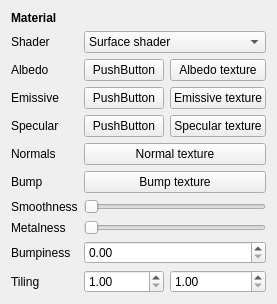
<?xml version="1.0" encoding="UTF-8"?>
<ui version="4.0">
 <class>MaterialWidget</class>
 <widget class="QWidget" name="MaterialWidget">
  <property name="geometry">
   <rect>
    <x>0</x>
    <y>0</y>
    <width>251</width>
    <height>284</height>
   </rect>
  </property>
  <property name="windowTitle">
   <string>Form</string>
  </property>
  <layout class="QGridLayout" name="gridLayout">
   <item row="11" column="0">
    <widget class="QLabel" name="label_9">
     <property name="text">
      <string>Tiling</string>
     </property>
    </widget>
   </item>
   <item row="8" column="1" colspan="2">
    <widget class="QSlider" name="sliderSmoothness">
     <property name="sizePolicy">
      <sizepolicy hsizetype="Expanding" vsizetype="Fixed">
       <horstretch>0</horstretch>
       <verstretch>0</verstretch>
      </sizepolicy>
     </property>
     <property name="maximum">
      <number>255</number>
     </property>
     <property name="orientation">
      <enum>Qt::Horizontal</enum>
     </property>
    </widget>
   </item>
   <item row="0" column="0">
    <widget class="QLabel" name="label">
     <property name="font">
      <font>
       <weight>75</weight>
       <bold>true</bold>
      </font>
     </property>
     <property name="text">
      <string>Material</string>
     </property>
    </widget>
   </item>
   <item row="7" column="0">
    <widget class="QLabel" name="label_6">
     <property name="text">
      <string>Bump</string>
     </property>
    </widget>
   </item>
   <item row="4" column="2">
    <widget class="QPushButton" name="buttonEmissiveTexture">
     <property name="sizePolicy">
      <sizepolicy hsizetype="Expanding" vsizetype="Fixed">
       <horstretch>0</horstretch>
       <verstretch>0</verstretch>
      </sizepolicy>
     </property>
     <property name="text">
      <string>Emissive texture</string>
     </property>
    </widget>
   </item>
   <item row="2" column="0">
    <widget class="QLabel" name="label_2">
     <property name="text">
      <string>Albedo</string>
     </property>
    </widget>
   </item>
   <item row="6" column="0">
    <widget class="QLabel" name="label_5">
     <property name="text">
      <string>Normals</string>
     </property>
    </widget>
   </item>
   <item row="2" column="2">
    <widget class="QPushButton" name="buttonAlbedoTexture">
     <property name="sizePolicy">
      <sizepolicy hsizetype="Expanding" vsizetype="Fixed">
       <horstretch>0</horstretch>
       <verstretch>0</verstretch>
      </sizepolicy>
     </property>
     <property name="text">
      <string>Albedo texture</string>
     </property>
    </widget>
   </item>
   <item row="9" column="0">
    <widget class="QLabel" name="label_10">
     <property name="text">
      <string>Metalness</string>
     </property>
    </widget>
   </item>
   <item row="4" column="1">
    <widget class="QPushButton" name="buttonEmissive">
     <property name="sizePolicy">
      <sizepolicy hsizetype="Preferred" vsizetype="Fixed">
       <horstretch>0</horstretch>
       <verstretch>0</verstretch>
      </sizepolicy>
     </property>
     <property name="text">
      <string>PushButton</string>
     </property>
    </widget>
   </item>
   <item row="10" column="1" colspan="2">
    <widget class="QDoubleSpinBox" name="spinBumpiness">
     <property name="singleStep">
      <double>0.100000000000000</double>
     </property>
    </widget>
   </item>
   <item row="11" column="2">
    <widget class="QDoubleSpinBox" name="spinTilingY">
     <property name="minimum">
      <double>1.000000000000000</double>
     </property>
     <property name="value">
      <double>1.000000000000000</double>
     </property>
    </widget>
   </item>
   <item row="9" column="1" colspan="2">
    <widget class="QSlider" name="sliderMetalness">
     <property name="maximum">
      <number>255</number>
     </property>
     <property name="orientation">
      <enum>Qt::Horizontal</enum>
     </property>
    </widget>
   </item>
   <item row="5" column="0">
    <widget class="QLabel" name="label_7">
     <property name="text">
      <string>Specular</string>
     </property>
    </widget>
   </item>
   <item row="5" column="1">
    <widget class="QPushButton" name="buttonSpecular">
     <property name="sizePolicy">
      <sizepolicy hsizetype="Preferred" vsizetype="Fixed">
       <horstretch>0</horstretch>
       <verstretch>0</verstretch>
      </sizepolicy>
     </property>
     <property name="text">
      <string>PushButton</string>
     </property>
    </widget>
   </item>
   <item row="5" column="2">
    <widget class="QPushButton" name="buttonSpecularTexture">
     <property name="sizePolicy">
      <sizepolicy hsizetype="Expanding" vsizetype="Fixed">
       <horstretch>0</horstretch>
       <verstretch>0</verstretch>
      </sizepolicy>
     </property>
     <property name="text">
      <string>Specular texture</string>
     </property>
    </widget>
   </item>
   <item row="6" column="1" colspan="2">
    <widget class="QPushButton" name="buttonNormalTexture">
     <property name="sizePolicy">
      <sizepolicy hsizetype="Expanding" vsizetype="Fixed">
       <horstretch>0</horstretch>
       <verstretch>0</verstretch>
      </sizepolicy>
     </property>
     <property name="text">
      <string>Normal texture</string>
     </property>
    </widget>
   </item>
   <item row="4" column="0">
    <widget class="QLabel" name="label_4">
     <property name="text">
      <string>Emissive</string>
     </property>
    </widget>
   </item>
   <item row="10" column="0">
    <widget class="QLabel" name="label_8">
     <property name="text">
      <string>Bumpiness</string>
     </property>
    </widget>
   </item>
   <item row="8" column="0">
    <widget class="QLabel" name="label_3">
     <property name="text">
      <string>Smoothness</string>
     </property>
    </widget>
   </item>
   <item row="7" column="1" colspan="2">
    <widget class="QPushButton" name="buttonBumpTexture">
     <property name="sizePolicy">
      <sizepolicy hsizetype="Expanding" vsizetype="Fixed">
       <horstretch>0</horstretch>
       <verstretch>0</verstretch>
      </sizepolicy>
     </property>
     <property name="text">
      <string>Bump texture</string>
     </property>
    </widget>
   </item>
   <item row="11" column="1">
    <widget class="QDoubleSpinBox" name="spinTilingX">
     <property name="minimum">
      <double>1.000000000000000</double>
     </property>
     <property name="value">
      <double>1.000000000000000</double>
     </property>
    </widget>
   </item>
   <item row="2" column="1">
    <widget class="QPushButton" name="buttonAlbedo">
     <property name="sizePolicy">
      <sizepolicy hsizetype="Preferred" vsizetype="Fixed">
       <horstretch>0</horstretch>
       <verstretch>0</verstretch>
      </sizepolicy>
     </property>
     <property name="text">
      <string>PushButton</string>
     </property>
    </widget>
   </item>
   <item row="1" column="1" colspan="2">
    <widget class="QComboBox" name="comboShader">
     <item>
      <property name="text">
       <string>Surface shader</string>
      </property>
     </item>
     <item>
      <property name="text">
       <string>Water shader</string>
      </property>
     </item>
    </widget>
   </item>
   <item row="1" column="0">
    <widget class="QLabel" name="label_11">
     <property name="text">
      <string>Shader</string>
     </property>
    </widget>
   </item>
  </layout>
 </widget>
 <resources/>
 <connections/>
</ui>
